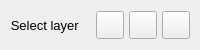
           <widget class="QFrame" name="contentTopBg">
            <property name="minimumSize">
             <size>
              <width>0</width>
              <height>50</height>
             </size>
            </property>
            <property name="maximumSize">
             <size>
              <width>16777215</width>
              <height>50</height>
             </size>
            </property>
            <property name="frameShape">
             <enum>QFrame::NoFrame</enum>
            </property>
            <property name="frameShadow">
             <enum>QFrame::Raised</enum>
            </property>
            <layout class="QHBoxLayout" name="horizontalLayout">
             <property name="spacing">
              <number>0</number>
             </property>
             <property name="leftMargin">
              <number>0</number>
             </property>
             <property name="topMargin">
              <number>0</number>
             </property>
             <property name="rightMargin">
              <number>10</number>
             </property>
             <property name="bottomMargin">
              <number>0</number>
             </property>
             <item>
              <widget class="QLabel" name="label_2">
               <property name="font">
                <font>
                 <family>Segoe UI</family>
                 <pointsize>10</pointsize>
                 <weight>50</weight>
                 <italic>false</italic>
                 <bold>false</bold>
                </font>
               </property>
               <property name="text">
                <string>   Select layer</string>
               </property>
               <property name="alignment">
                <set>Qt::AlignLeading|Qt::AlignLeft|Qt::AlignVCenter</set>
               </property>
              </widget>
             </item>
             <item alignment="Qt::AlignRight">
              <widget class="QFrame" name="rightButtons">
               <property name="minimumSize">
                <size>
                 <width>0</width>
                 <height>28</height>
                </size>
               </property>
               <property name="frameShape">
                <enum>QFrame::NoFrame</enum>
               </property>
               <property name="frameShadow">
                <enum>QFrame::Raised</enum>
               </property>
               <layout class="QHBoxLayout" name="horizontalLayout_2">
                <property name="spacing">
                 <number>5</number>
                </property>
                <property name="leftMargin">
                 <number>0</number>
                </property>
                <property name="topMargin">
                 <number>0</number>
                </property>
                <property name="rightMargin">
                 <number>0</number>
                </property>
                <property name="bottomMargin">
                 <number>0</number>
                </property>
                <item>
                 <widget class="QPushButton" name="minimizeAppBtn">
                  <property name="minimumSize">
                   <size>
                    <width>28</width>
                    <height>28</height>
                   </size>
                  </property>
                  <property name="maximumSize">
                   <size>
                    <width>28</width>
                    <height>28</height>
                   </size>
                  </property>
                  <property name="cursor">
                   <cursorShape>PointingHandCursor</cursorShape>
                  </property>
                  <property name="toolTip">
                   <string>Minimize</string>
                  </property>
                  <property name="text">
                   <string/>
                  </property>
                  <property name="icon">
                   <iconset resource="resources.qrc">
                    <normaloff>:/icons/images/icons/icon_minimize.png</normaloff>:/icons/images/icons/icon_minimize.png</iconset>
                  </property>
                  <property name="iconSize">
                   <size>
                    <width>20</width>
                    <height>20</height>
                   </size>
                  </property>
                 </widget>
                </item>
                <item>
                 <widget class="QPushButton" name="maximizeRestoreAppBtn">
                  <property name="minimumSize">
                   <size>
                    <width>28</width>
                    <height>28</height>
                   </size>
                  </property>
                  <property name="maximumSize">
                   <size>
                    <width>28</width>
                    <height>28</height>
                   </size>
                  </property>
                  <property name="font">
                   <font>
                    <family>Segoe UI</family>
                    <pointsize>10</pointsize>
                    <weight>50</weight>
                    <italic>false</italic>
                    <bold>false</bold>
                    <stylestrategy>PreferDefault</stylestrategy>
                   </font>
                  </property>
                  <property name="cursor">
                   <cursorShape>PointingHandCursor</cursorShape>
                  </property>
                  <property name="toolTip">
                   <string>Maximize</string>
                  </property>
                  <property name="text">
                   <string/>
                  </property>
                  <property name="icon">
                   <iconset resource="resources.qrc">
                    <normaloff>:/icons/images/icons/icon_maximize.png</normaloff>:/icons/images/icons/icon_maximize.png</iconset>
                  </property>
                  <property name="iconSize">
                   <size>
                    <width>20</width>
                    <height>20</height>
                   </size>
                  </property>
                 </widget>
                </item>
                <item>
                 <widget class="QPushButton" name="closeAppBtn">
                  <property name="minimumSize">
                   <size>
                    <width>28</width>
                    <height>28</height>
                   </size>
                  </property>
                  <property name="maximumSize">
                   <size>
                    <width>28</width>
                    <height>28</height>
                   </size>
                  </property>
                  <property name="cursor">
                   <cursorShape>PointingHandCursor</cursorShape>
                  </property>
                  <property name="toolTip">
                   <string>Close</string>
                  </property>
                  <property name="text">
                   <string/>
                  </property>
                  <property name="icon">
                   <iconset resource="resources.qrc">
                    <normaloff>:/icons/images/icons/icon_close.png</normaloff>:/icons/images/icons/icon_close.png</iconset>
                  </property>
                  <property name="iconSize">
                   <size>
                    <width>20</width>
                    <height>20</height>
                   </size>
                  </property>
                 </widget>
                </item>
               </layout>
              </widget>
             </item>
            </layout>
           </widget>
